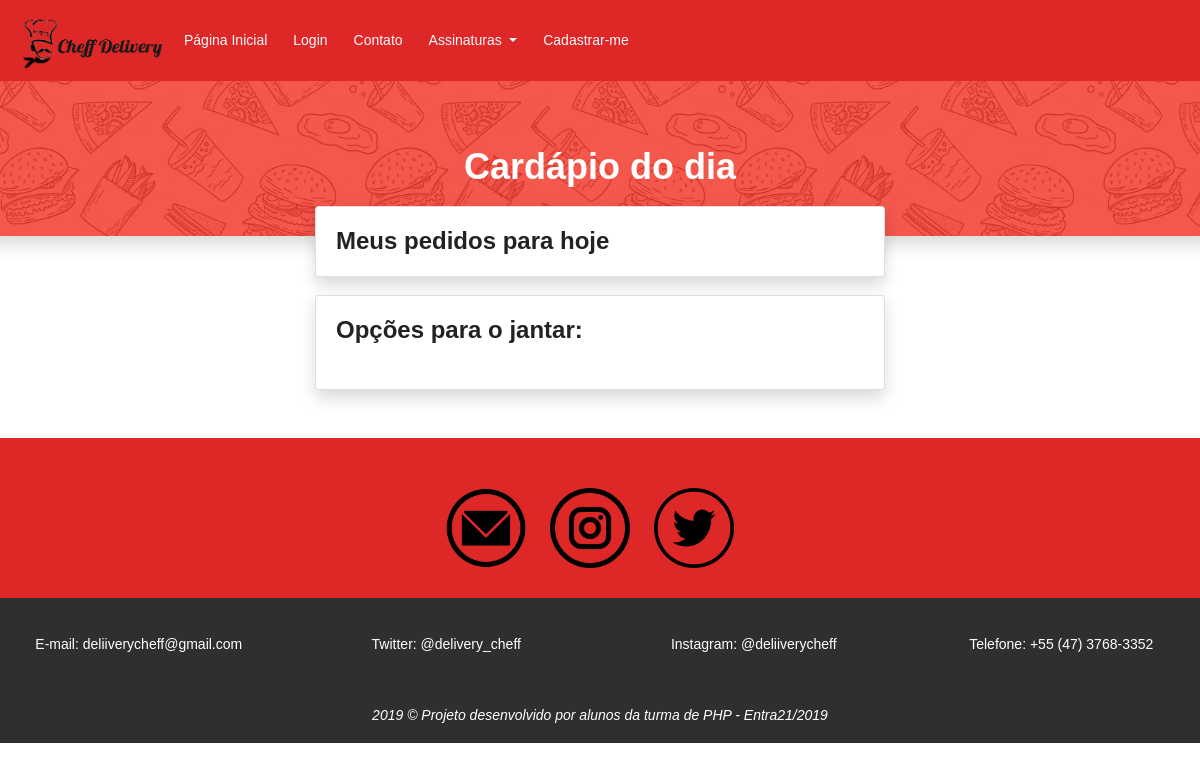
The app's page /cardapio2.php, older data.
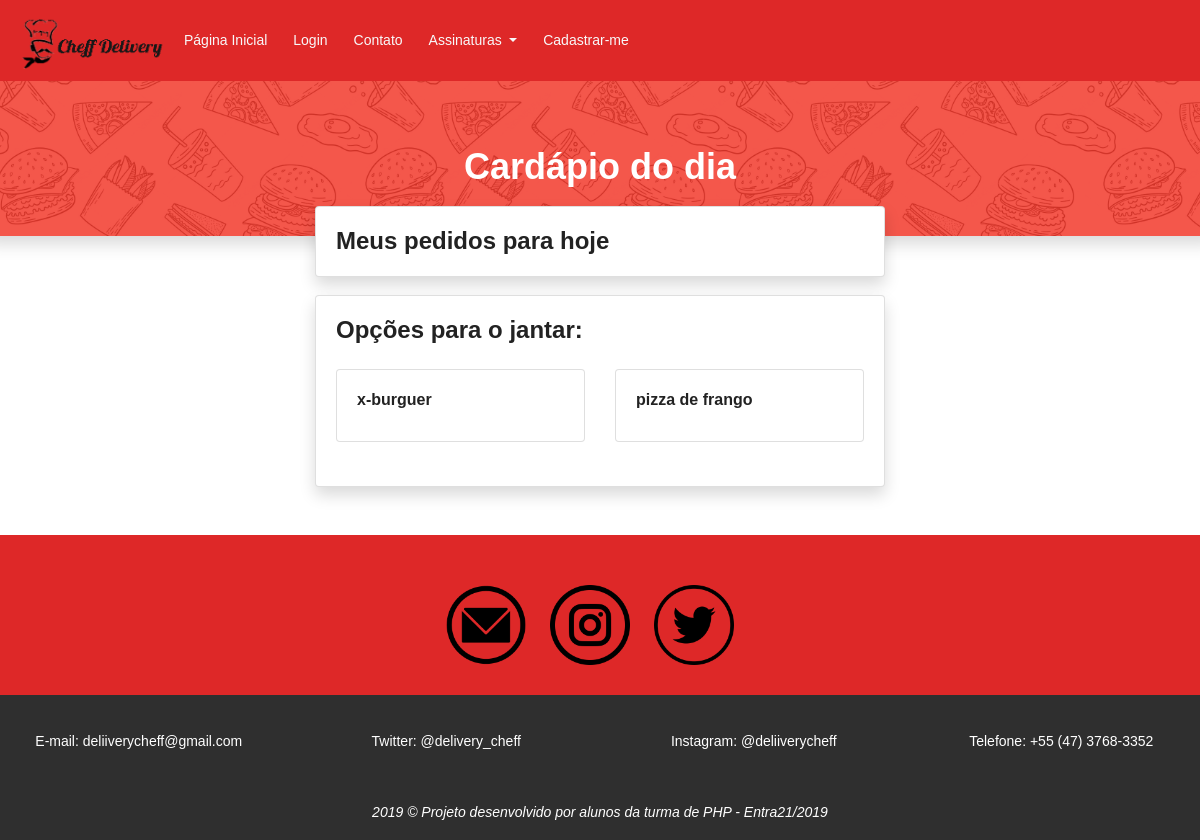
The same page, newer data.
### tables this page shows
CREATE TABLE `cardapio_dia` (
  `id_cardapio` int(11) NOT NULL,
  `nome_comida` varchar(255) NOT NULL,
  `categoria_comida` enum('cafe_manha','almoco','jantar') NOT NULL,
  `data_cardapio` datetime NOT NULL,
  `excluido` enum('sim','nao') NOT NULL
);

### cardapio2.php (the view, shortened to what this page needs)
<?php
require_once"include/conexao.php";
$lista = "SELECT * FROM cardapio_dia WHERE DATE(data_cardapio) = CURRENT_DATE() AND excluido <> 'sim'";
$queryCardapio = mysqli_query($con, $lista);
$lista = mysqli_fetch_all($queryCardapio, MYSQLI_ASSOC);
$agora = date('H');
$hora_inicio_cafe = 5;
$hora_termino_cafe = 8;
$hora_inicio_almoco = 10;
$hora_termino_almoco = 13;
$hora_inicio_janta = 17;
$hora_termino_janta = 21;
if ($agora >= $hora_inicio_janta && $agora <= $hora_termino_janta)
	$texto_topo = "jantar";
?>
<!DOCTYPE html>
<html lang="pt-br">
<head>
	<link rel="stylesheet" href="https://stackpath.bootstrapcdn.com/bootstrap/4.3.1/css/bootstrap.min.css">
	<link rel="stylesheet" type="text/css" href="media/css/estilos.css">
	<link rel="stylesheet" href="css/linearicons.css">
	<link rel="stylesheet" href="media/css/main.css">
</head>
<body >
	<?php
	require_once "header.php";
	?>
	<div class="row">
		<div class="shadow" style="  background-color: #f2392c ;
		background-image: url('media/images/food-pattern.png');
		min-height: 100px;
		min-width: 100%;
		background-size: 30%;
		background-position: center 1050px;">
			<div class="text-center my-5" >
				<h1 class="text-white pt-3">Cardápio do dia</h1>
			</div>
		</div>
	</div>
	<div class="col-10 col-md-6 mt-5 offset-md-3 offset-1 mb-5" style="margin-top: -30px !important;" >
		<div class="card shadow" style="margin-right: auto; margin-left: auto;">
			<div class="card-body" >
				<h3>Meus pedidos para hoje</h3>
			</div>
		</div>
	</div>
	<div class="col-10 col-md-6 mt-5 offset-md-3 offset-1 mb-5" style="margin-top: -30px !important;" >
		<div class="card shadow" style="margin-right: auto; margin-left: auto;">
			<div class="card-body" >
				<div class="row">
					<?php if (!($agora >= $hora_inicio_cafe && $agora <= $hora_termino_cafe) && !($agora >= $hora_inicio_almoco && $agora <= $hora_termino_almoco) && !($agora >= $hora_inicio_janta && $agora <= $hora_termino_janta)) { ?>
						<div class="col-12">
							<h3 class="mb-4">Infelizmente não estamos aceitando pedidos no momento =(</h3>
							<p>O horário dos pedidos são:</p>
							<span class="font-weight-bold pr-1">Café da manhã:</span> 5h e 8h.<br>
							<span class="font-weight-bold pr-1">Almoço:</span> 10h e 13h.<br>
							<span class="font-weight-bold pr-1">Janta:</span> 19h e 21h.<br>
						</div>
					<?php } else { ?>
						<div class="col-12">
							<h3 class="mb-4">Opções para o <?=$texto_topo?>:</h3>
						</div>
					<?php } ?>
					<?php foreach ($lista as $item) { ?>
						<?php if (($agora >= $hora_inicio_cafe && $agora <= $hora_termino_cafe && $item['categoria_comida'] == 'cafe_manha') ||
								  ($agora >= $hora_inicio_almoco && $agora <= $hora_termino_almoco && $item['categoria_comida'] == 'almoco') ||
								  ($agora >= $hora_inicio_janta && $agora <= $hora_termino_janta && $item['categoria_comida'] == 'jantar')) { ?>
							<div class="col-6 mb-4">
								<div class="card">
									<div class="card-body">
										<h5 class="card-title"><?=utf8_encode($item['nome_comida'])?></h5>
									</div>
								</div>
							</div>
						<?php  } ?>
					<?php } ?>
				</div>
			</div>
		</div>
	</div>
<center>
	<div class="redes-sociais" style="background-color: #de2828;">
		<div class="container">
			<a href="https://mail.google.com/mail/u/0/#inbox?compose=DmwnWrRmTgXbBSZDhPSBJsPLwHzgBPqskCzpPtNTPhwSkgLdBBXnbmRScSHtKdnmsdqlgZFHsnsQ"><img src="media/images/email.png" alt="email" title="email" class="icones"></a>
			<a href="https://www.instagram.com/deliiverycheff/?hl=pt-br"><img src="media/images/instagram.png" alt="instagram" title="instagram" id="instagram " class="icones"></a>
			<a href="https://twitter.com/delivery_cheff"><img src="media/images/twitter.png" alt="twitter" title="twitter" class="icones"></a>
		</center>
<footer>
	<div class="footer-item">
		<div class="row">
			<a href="https://mail.google.com/mail/u/0/#inbox?compose=DmwnWsTJtrnhxXwfpDgvhvzGsLRlLgjHgjcfzcQFCTNqvbqkMSDXnPTwMNHPSkbjVnnrBWWPBfJq" class="col-sm-12 col-md-3">E-mail: deliiverycheff@gmail.com</a>
			<a href="https://twitter.com/delivery_cheff" class="col-sm-12 col-md-3">Twitter: @delivery_cheff </a>
			<a href="https://www.instagram.com/deliiverycheff/?hl=pt-br"class="col-sm-12 col-md-3">Instagram: @deliiverycheff</a>
			<a href=""class="col-sm-12 col-md-3">Telefone: +55 (47) 3768-3352</a>
		</div>
	</div>
	<div id="negrito" class="mt-4">
		<p class="mt-5 font-italic">2019 &copy; <strong>Projeto desenvolvido por alunos da turma de PHP - Entra21/2019</strong></p>
	</div>
</footer>
</body>
</html>

Row changes from the older to the newer data that the page shows:
added cardapio_dia: nome_comida "x-burguer"
added cardapio_dia: nome_comida "pizza de frango"
